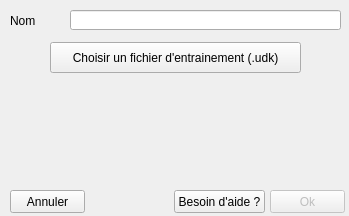
<?xml version="1.0" encoding="UTF-8"?>
<ui version="4.0">
 <class>AddTrainingWindow</class>
 <widget class="QDialog" name="AddTrainingWindow">
  <property name="geometry">
   <rect>
    <x>0</x>
    <y>0</y>
    <width>349</width>
    <height>216</height>
   </rect>
  </property>
  <property name="windowTitle">
   <string>Ajouter un entrainement personnalisé</string>
  </property>
  <widget class="QPushButton" name="validateBtn">
   <property name="enabled">
    <bool>false</bool>
   </property>
   <property name="geometry">
    <rect>
     <x>270</x>
     <y>190</y>
     <width>75</width>
     <height>23</height>
    </rect>
   </property>
   <property name="text">
    <string>Ok</string>
   </property>
  </widget>
  <widget class="QPushButton" name="cancelBtn">
   <property name="geometry">
    <rect>
     <x>10</x>
     <y>190</y>
     <width>75</width>
     <height>23</height>
    </rect>
   </property>
   <property name="text">
    <string>Annuler</string>
   </property>
  </widget>
  <widget class="QLineEdit" name="nameEdit">
   <property name="geometry">
    <rect>
     <x>70</x>
     <y>10</y>
     <width>271</width>
     <height>20</height>
    </rect>
   </property>
   <property name="text">
    <string/>
   </property>
  </widget>
  <widget class="QLabel" name="nameLabel">
   <property name="geometry">
    <rect>
     <x>10</x>
     <y>10</y>
     <width>51</width>
     <height>21</height>
    </rect>
   </property>
   <property name="text">
    <string>Nom</string>
   </property>
  </widget>
  <widget class="QLabel" name="fileLabel">
   <property name="geometry">
    <rect>
     <x>10</x>
     <y>80</y>
     <width>331</width>
     <height>41</height>
    </rect>
   </property>
   <property name="text">
    <string/>
   </property>
   <property name="scaledContents">
    <bool>true</bool>
   </property>
   <property name="alignment">
    <set>Qt::AlignCenter</set>
   </property>
   <property name="wordWrap">
    <bool>true</bool>
   </property>
  </widget>
  <widget class="QPushButton" name="fileChooseBtn">
   <property name="geometry">
    <rect>
     <x>50</x>
     <y>42</y>
     <width>251</width>
     <height>31</height>
    </rect>
   </property>
   <property name="text">
    <string>Choisir un fichier d'entrainement (.udk)</string>
   </property>
  </widget>
  <widget class="QLabel" name="errorLabel">
   <property name="geometry">
    <rect>
     <x>10</x>
     <y>130</y>
     <width>331</width>
     <height>41</height>
    </rect>
   </property>
   <property name="font">
    <font>
     <weight>75</weight>
     <bold>true</bold>
    </font>
   </property>
   <property name="styleSheet">
    <string notr="true">QLabel {
	color : red;
}</string>
   </property>
   <property name="text">
    <string/>
   </property>
   <property name="alignment">
    <set>Qt::AlignCenter</set>
   </property>
   <property name="wordWrap">
    <bool>true</bool>
   </property>
  </widget>
  <widget class="QPushButton" name="faqBtn">
   <property name="geometry">
    <rect>
     <x>174</x>
     <y>190</y>
     <width>91</width>
     <height>23</height>
    </rect>
   </property>
   <property name="text">
    <string>Besoin d'aide ?</string>
   </property>
  </widget>
 </widget>
 <resources/>
 <connections>
  <connection>
   <sender>cancelBtn</sender>
   <signal>clicked()</signal>
   <receiver>AddTrainingWindow</receiver>
   <slot>hideAddTrainingWindow()</slot>
   <hints>
    <hint type="sourcelabel">
     <x>507</x>
     <y>461</y>
    </hint>
    <hint type="destinationlabel">
     <x>319</x>
     <y>239</y>
    </hint>
   </hints>
  </connection>
  <connection>
   <sender>fileChooseBtn</sender>
   <signal>clicked()</signal>
   <receiver>AddTrainingWindow</receiver>
   <slot>askFile()</slot>
   <hints>
    <hint type="sourcelabel">
     <x>175</x>
     <y>61</y>
    </hint>
    <hint type="destinationlabel">
     <x>174</x>
     <y>69</y>
    </hint>
   </hints>
  </connection>
  <connection>
   <sender>nameEdit</sender>
   <signal>textChanged(QString)</signal>
   <receiver>AddTrainingWindow</receiver>
   <slot>onNameChange(QString)</slot>
   <hints>
    <hint type="sourcelabel">
     <x>205</x>
     <y>19</y>
    </hint>
    <hint type="destinationlabel">
     <x>174</x>
     <y>80</y>
    </hint>
   </hints>
  </connection>
  <connection>
   <sender>validateBtn</sender>
   <signal>clicked()</signal>
   <receiver>AddTrainingWindow</receiver>
   <slot>add()</slot>
   <hints>
    <hint type="sourcelabel">
     <x>307</x>
     <y>141</y>
    </hint>
    <hint type="destinationlabel">
     <x>174</x>
     <y>80</y>
    </hint>
   </hints>
  </connection>
  <connection>
   <sender>faqBtn</sender>
   <signal>clicked()</signal>
   <receiver>AddTrainingWindow</receiver>
   <slot>showFaq()</slot>
   <hints>
    <hint type="sourcelabel">
     <x>227</x>
     <y>201</y>
    </hint>
    <hint type="destinationlabel">
     <x>174</x>
     <y>107</y>
    </hint>
   </hints>
  </connection>
 </connections>
 <slots>
  <slot>hideAddTrainingWindow()</slot>
  <slot>askFile()</slot>
  <slot>onNameChange(QString)</slot>
  <slot>add()</slot>
  <slot>showFaq()</slot>
 </slots>
</ui>
